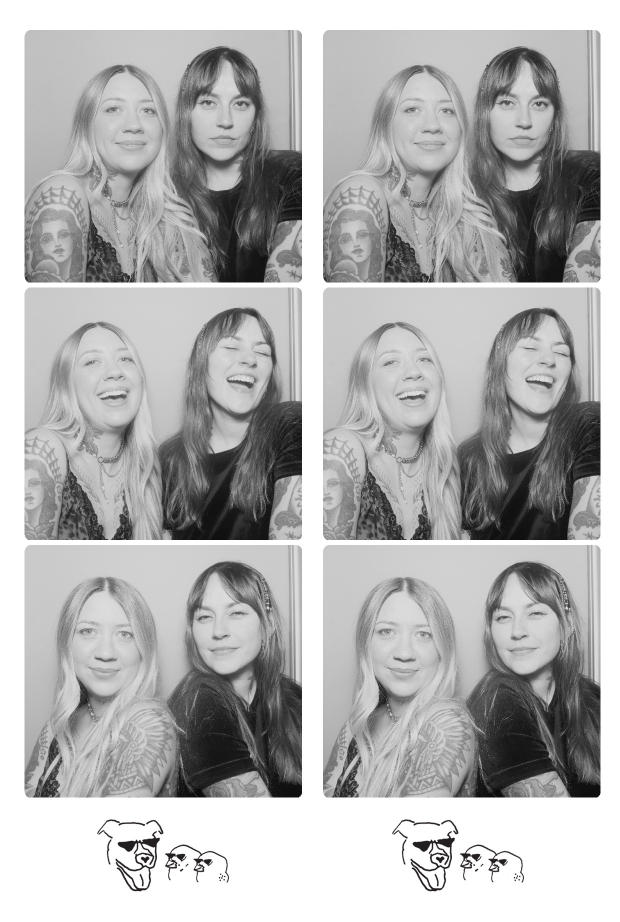
#> input picture photos/booth/full/0001.jpg, 1240 x 1844 px, given as the content of the folder ../photos/booth/full/0001.jpg, which was not available (shown at 1/2 size)
$ python make_photos.py ../photos/booth/full/0001.jpg
#> lines starting #> are read from the running program, lines starting #| are printed output that depends on the picture
"""Turn a folder of party photos into web-ready copies for the gallery.

Usage:  python3 tools/make_photos.py "/path/to/the/photographer's folder"

Makes two sizes of every photo (wall = small, for the frames; full = big, for the
pop-up viewer), sorts them by the time they were taken, and writes photos.json.
Your originals are never changed.
"""
import json
import sys
from pathlib import Path

from PIL import Image, ImageOps

HERE = Path(__file__).resolve().parent.parent
WALL, FULL = HERE / "photos" / "wall", HERE / "photos" / "full"
EXTS = {".jpg", ".jpeg", ".png", ".webp"}


def taken_at(img, path):
    exif = img.getexif()
    stamp = exif.get_ifd(0x8769).get(36867) or exif.get(306)  # DateTimeOriginal, DateTime
    return (stamp or "9999", path.name.lower())


def main(src):
#> called with src = '../photos/booth/full/0001.jpg'
    files = sorted(p for p in Path(src).expanduser().rglob("*") if p.suffix.lower() in EXTS and not p.name.startswith("."))
    if not files:
        sys.exit(f"No photos found in {src}")
    WALL.mkdir(parents=True, exist_ok=True)
    FULL.mkdir(parents=True, exist_ok=True)
    found = []
    for p in files:
        with Image.open(p) as im:
#> im is the input picture: PIL image 1240x1844 RGB; mean R, G, B 178.6, 178.6, 178.6
            found.append((taken_at(im, p), p))
    found.sort()
    out = []
    for n, (_, p) in enumerate(found, 1):
        name = f"{n:04d}.jpg"
#> name = '0001.jpg'
        with Image.open(p) as im:
            im = ImageOps.exif_transpose(im).convert("RGB")
            w, h = im.size
#> w = 1240; h = 1844
            for folder, longest, q in ((FULL, 2400, 86), (WALL, 1024, 80)):
                c = im.copy()
                c.thumbnail((longest, longest), Image.LANCZOS)
                c.save(folder / name, "JPEG", quality=q, optimize=True, progressive=True)
#> this loop made 2 passes
#> pass 2, in main, `c.save(folder / name, "JPEG", quality=q, optimize=True, progressive=Tr..`:
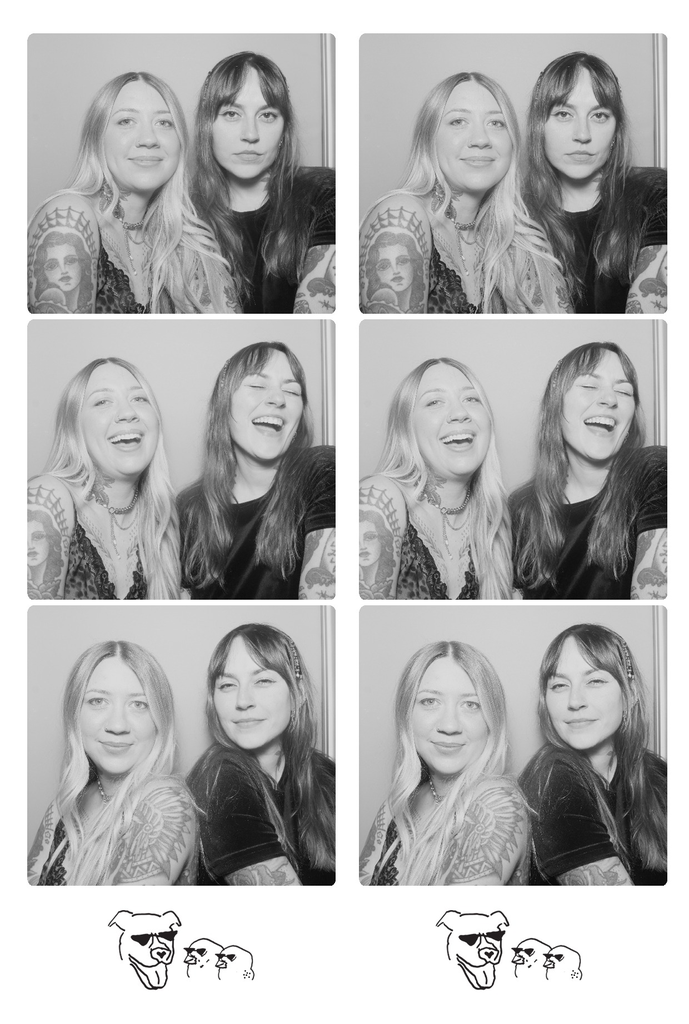
#> saved as 0001.jpg: PIL image 689x1024 RGB; mean R, G, B 178.5, 178.5, 178.5
        out.append({"wall": f"photos/wall/{name}", "full": f"photos/full/{name}", "w": w, "h": h})
        print(f"{n}/{len(found)}  {p.name}")
#| 1/1  0001.jpg
    (HERE / "photos.json").write_text(json.dumps(out, indent=1))
    print(f"\nDone: {len(out)} photos ready.")
#| Done: 1 photos ready.


if __name__ == "__main__":
    if len(sys.argv) != 2:
        sys.exit(__doc__)
    main(sys.argv[1])

$ run again, on photos/booth/full/0005.jpg
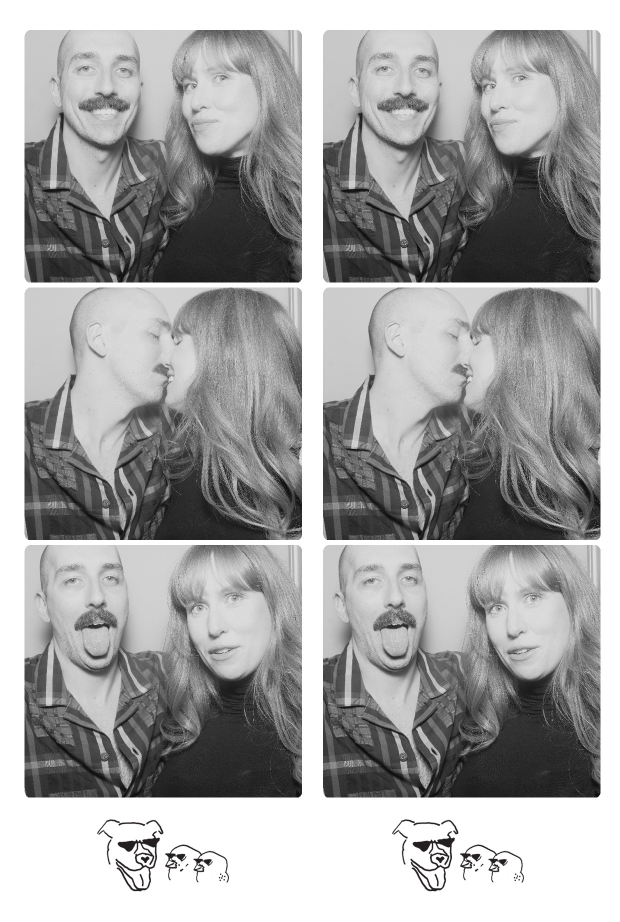
#> input picture photos/booth/full/0005.jpg, 1240 x 1844 px, given as the content of the folder ../photos/booth/full/0005.jpg, which was not available (shown at 1/2 size)
#> in main, im is the input picture: PIL image 1240x1844 RGB; mean R, G, B 163.6, 163.6, 163.6
#> name = '0001.jpg'
#> the loop in main, `for folder, longest, q in ((FULL, 2400, 86), (WALL, 1024, 80)):` made 2 passes
#> pass 2, in main, `c.save(folder / name, "JPEG", quality=q, optimize=True, progressive=Tr..`:
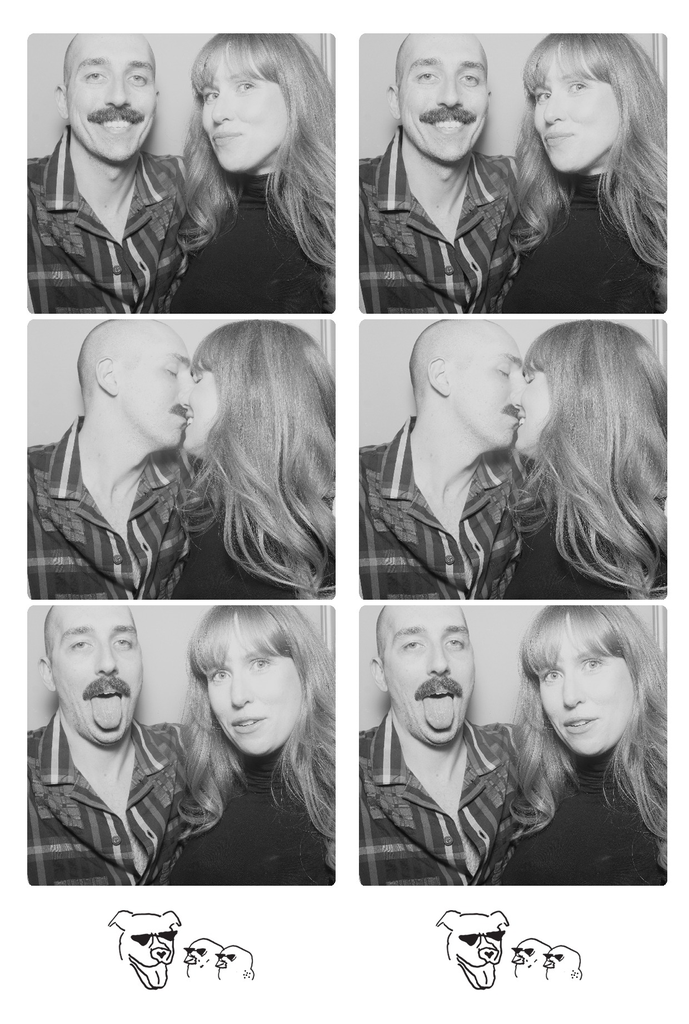
#> saved as 0001.jpg: PIL image 689x1024 RGB; mean R, G, B 163.5, 163.5, 163.5
#| 1/1  0005.jpg
#| Done: 1 photos ready.

$ run again, on photos/booth/full/0009.jpg
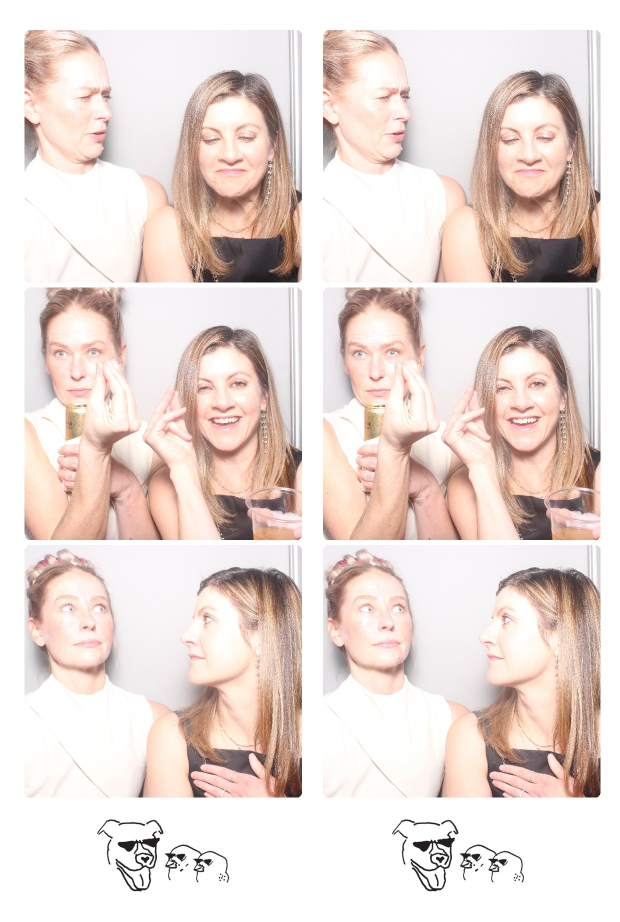
#> input picture photos/booth/full/0009.jpg, 1240 x 1844 px, given as the content of the folder ../photos/booth/full/0009.jpg, which was not available (shown at 1/2 size)
#> in main, im is the input picture: PIL image 1240x1844 RGB; mean R, G, B 233.4, 218.8, 213.2
#> name = '0001.jpg'
#> the loop in main, `for folder, longest, q in ((FULL, 2400, 86), (WALL, 1024, 80)):` made 2 passes
#> pass 2, in main, `c.save(folder / name, "JPEG", quality=q, optimize=True, progressive=Tr..`:
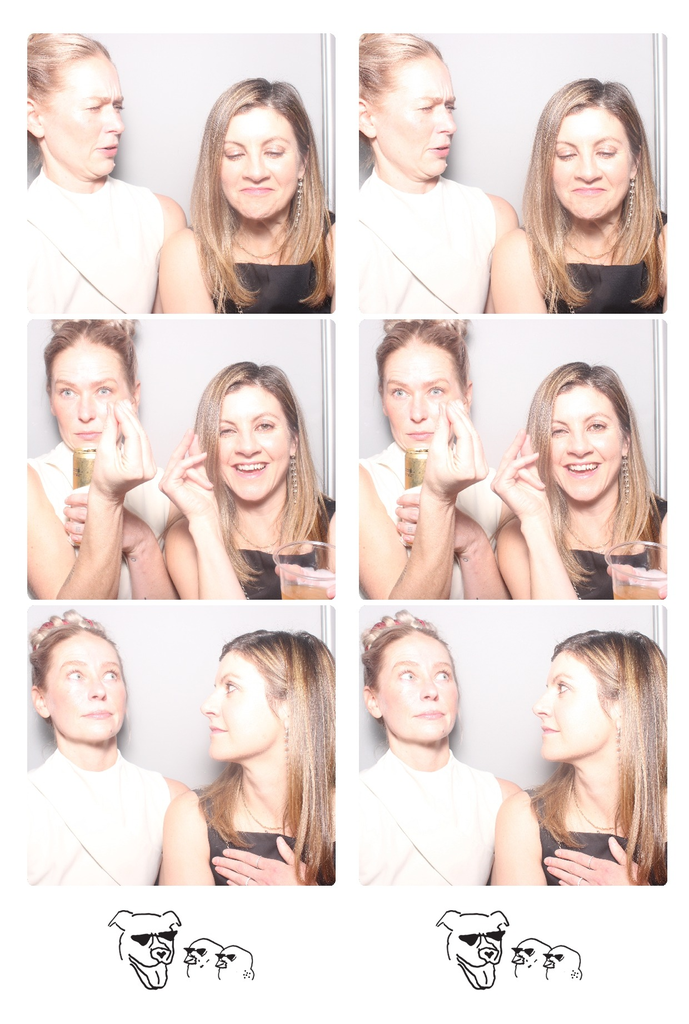
#> saved as 0001.jpg: PIL image 689x1024 RGB; mean R, G, B 233.4, 218.8, 213.2
#| 1/1  0009.jpg
#| Done: 1 photos ready.
